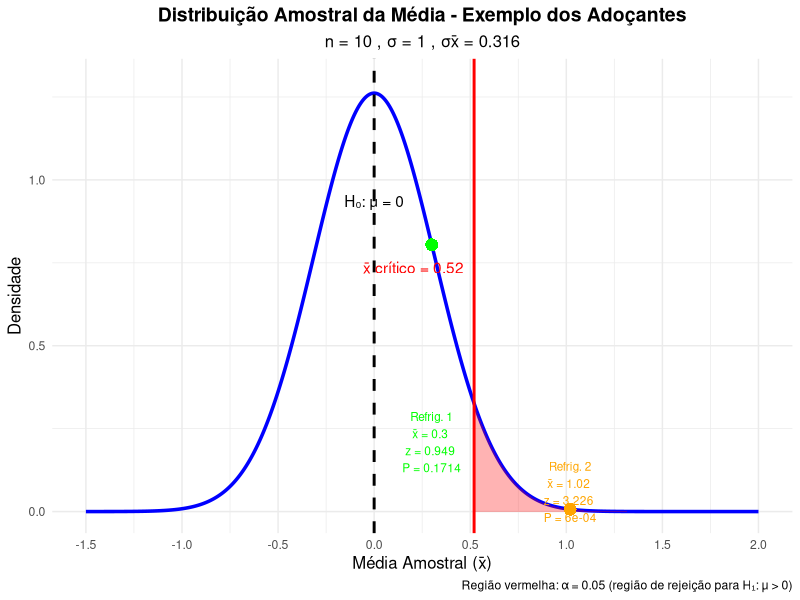
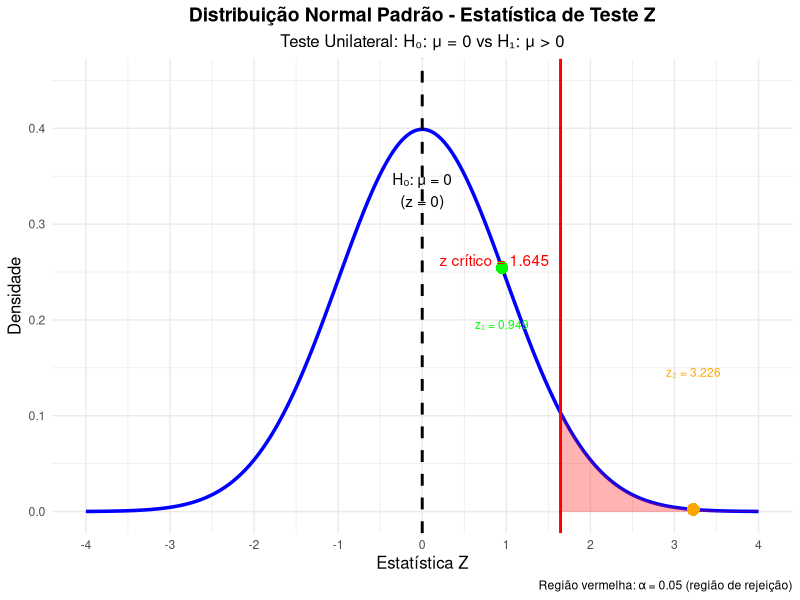

Generate these figures, in order, with R:
## ---- chunk 1
# Exemplo dos Adoçantes de Refrigerante - Distribuição Amostral da Média
# Baseado no Capítulo 17 - Testes de Significância: o Básico

# Parâmetros do problema
mu_0 <- 0        # Hipótese nula: μ = 0 (sem perda de doçura)
sigma <- 1       # Desvio-padrão populacional conhecido
n <- 10          # Tamanho da amostra (10 provadores)
alpha <- 0.05    # Nível de significância

# Desvio-padrão da distribuição amostral
sigma_x_bar <- sigma / sqrt(n)
cat("Desvio-padrão da distribuição amostral:", round(sigma_x_bar, 4), "\n")

# Dados dos dois refrigerantes do exemplo
x_bar_1 <- 0.3   # Primeiro refrigerante
x_bar_2 <- 1.02  # Segundo refrigerante

# Estatísticas de teste Z
z_1 <- (x_bar_1 - mu_0) / sigma_x_bar
z_2 <- (x_bar_2 - mu_0) / sigma_x_bar

cat("\nEstatísticas de teste:")
cat("\nRefrigerante 1: x̄ =", x_bar_1, ", z =", round(z_1, 3))
cat("\nRefrigerante 2: x̄ =", x_bar_2, ", z =", round(z_2, 3), "\n")

# Valores P (teste unilateral: H₁: μ > 0)
p_value_1 <- 1 - pnorm(z_1)
p_value_2 <- 1 - pnorm(z_2)

cat("\nValores P (teste unilateral):")
cat("\nRefrigerante 1: P =", round(p_value_1, 4))
cat("\nRefrigerante 2: P =", round(p_value_2, 4), "\n")

# Valor crítico para α = 0.05 (teste unilateral)
z_critico <- qnorm(1 - alpha)
x_bar_critico <- mu_0 + z_critico * sigma_x_bar

cat("\nRegião crítica:")
cat("\nz crítico =", round(z_critico, 3))
cat("\nx̄ crítico =", round(x_bar_critico, 3), "\n")

# Gráfico da distribuição amostral
library(ggplot2)

# Criar sequência de valores para x̄
x_seq <- seq(-1.5, 2, length.out = 1000)
y_seq <- dnorm(x_seq, mean = mu_0, sd = sigma_x_bar)

# Criar data frame para o gráfico
df <- data.frame(x = x_seq, y = y_seq)

# Região de rejeição (α = 0.05)
x_reject <- seq(x_bar_critico, 2, length.out = 100)
y_reject <- dnorm(x_reject, mean = mu_0, sd = sigma_x_bar)
df_reject <- data.frame(x = x_reject, y = y_reject)

# Criar o gráfico
p <- ggplot(df, aes(x = x, y = y)) +
  geom_line(size = 1.2, color = "blue") +
  
  # Região de rejeição
  geom_area(data = df_reject, aes(x = x, y = y), 
            fill = "red", alpha = 0.3) +
  
  # Linha vertical para H₀: μ = 0
  geom_vline(xintercept = mu_0, linetype = "dashed", 
             color = "black", size = 1) +
  
  # Linha vertical para valor crítico
  geom_vline(xintercept = x_bar_critico, linetype = "solid", 
             color = "red", size = 1) +
  
  # Pontos das médias amostrais observadas
  geom_point(aes(x = x_bar_1, y = dnorm(x_bar_1, mu_0, sigma_x_bar)), 
             color = "green", size = 4, shape = 16) +
  geom_point(aes(x = x_bar_2, y = dnorm(x_bar_2, mu_0, sigma_x_bar)), 
             color = "orange", size = 4, shape = 16) +
  
  # Rótulos e títulos
  labs(
    title = "Distribuição Amostral da Média - Exemplo dos Adoçantes",
    subtitle = paste("n =", n, ", σ =", sigma, ", σx̄ =", round(sigma_x_bar, 3)),
    x = "Média Amostral (x̄)",
    y = "Densidade",
    caption = "Região vermelha: α = 0.05 (região de rejeição para H₁: μ > 0)"
  ) +
  
  # Anotações
  annotate("text", x = mu_0, y = 0.9, 
           label = "H₀: μ = 0", vjust = -0.5, hjust = 0.5) +
  annotate("text", x = x_bar_critico, y = 0.7, 
           label = paste("x̄ crítico =", round(x_bar_critico, 3)), 
           vjust = -0.5, hjust = 1.1, color = "red") +
  annotate("text", x = x_bar_1, y = 0.3, 
           label = paste("Refrig. 1\nx̄ =", x_bar_1, "\nz =", round(z_1, 3), 
                        "\nP =", round(p_value_1, 4)), 
           vjust = 1, hjust = 0.5, color = "green", size = 3) +
  annotate("text", x = x_bar_2, y = 0.15, 
           label = paste("Refrig. 2\nx̄ =", x_bar_2, "\nz =", round(z_2, 3), 
                        "\nP =", round(p_value_2, 4)), 
           vjust = 1, hjust = 0.5, color = "orange", size = 3) +
  
  # Tema
  theme_minimal() +
  theme(
    plot.title = element_text(hjust = 0.5, size = 14, face = "bold"),
    plot.subtitle = element_text(hjust = 0.5, size = 12),
    axis.title = element_text(size = 12),
    legend.position = "none"
  ) +
  
  # Escalas
  scale_x_continuous(breaks = seq(-1.5, 2, 0.5)) +
  ylim(0, 1.3)

# Exibir o gráfico
print(p)

# Gráfico adicional: Distribuição Normal Padrão (escala Z)
z_seq <- seq(-4, 4, length.out = 1000)
y_z_seq <- dnorm(z_seq)
df_z <- data.frame(z = z_seq, y = y_z_seq)

# Região de rejeição na escala Z
z_reject_seq <- seq(z_critico, 4, length.out = 100)
y_z_reject <- dnorm(z_reject_seq)
df_z_reject <- data.frame(z = z_reject_seq, y = y_z_reject)

p_z <- ggplot(df_z, aes(x = z, y = y)) +
  geom_line(size = 1.2, color = "blue") +
  
  # Região de rejeição
  geom_area(data = df_z_reject, aes(x = z, y = y), 
            fill = "red", alpha = 0.3) +
  
  # Linha vertical para z = 0
  geom_vline(xintercept = 0, linetype = "dashed", 
             color = "black", size = 1) +
  
  # Linha vertical para z crítico
  geom_vline(xintercept = z_critico, linetype = "solid", 
             color = "red", size = 1) +
  
  # Pontos das estatísticas Z observadas
  geom_point(aes(x = z_1, y = dnorm(z_1)), 
             color = "green", size = 4, shape = 16) +
  geom_point(aes(x = z_2, y = dnorm(z_2)), 
             color = "orange", size = 4, shape = 16) +
  
  # Rótulos e títulos
  labs(
    title = "Distribuição Normal Padrão - Estatística de Teste Z",
    subtitle = "Teste Unilateral: H₀: μ = 0 vs H₁: μ > 0",
    x = "Estatística Z",
    y = "Densidade",
    caption = "Região vermelha: α = 0.05 (região de rejeição)"
  ) +
  
  # Anotações
  annotate("text", x = 0, y = 0.3, 
           label = "H₀: μ = 0\n(z = 0)", vjust = -0.5, hjust = 0.5) +
  annotate("text", x = z_critico, y = 0.25, 
           label = paste("z crítico =", round(z_critico, 3)), 
           vjust = -0.5, hjust = 1.1, color = "red") +
  annotate("text", x = z_1, y = 0.2, 
           label = paste("z₁ =", round(z_1, 3)), 
           vjust = 1, hjust = 0.5, color = "green", size = 3) +
  annotate("text", x = z_2, y = 0.15, 
           label = paste("z₂ =", round(z_2, 3)), 
           vjust = 1, hjust = 0.5, color = "orange", size = 3) +
  
  # Tema
  theme_minimal() +
  theme(
    plot.title = element_text(hjust = 0.5, size = 14, face = "bold"),
    plot.subtitle = element_text(hjust = 0.5, size = 12),
    axis.title = element_text(size = 12)
  ) +
  
  # Escalas
  scale_x_continuous(breaks = seq(-4, 4, 1)) +
  ylim(0, 0.45)

# Exibir o segundo gráfico
print(p_z)

# Resumo dos resultados
cat("\n" , rep("=", 50), "\n")
cat("RESUMO DOS RESULTADOS\n")
cat(rep("=", 50), "\n")
cat("Teste: H₀: μ = 0 vs H₁: μ > 0 (unilateral)\n")
cat("Nível de significância: α =", alpha, "\n")
cat("Valor crítico: z =", round(z_critico, 3), ", x̄ =", round(x_bar_critico, 3), "\n\n")

cat("REFRIGERANTE 1:\n")
cat("  Média amostral: x̄ =", x_bar_1, "\n")
cat("  Estatística Z: z =", round(z_1, 3), "\n")
cat("  Valor P:", round(p_value_1, 4), "\n")
cat("  Conclusão:", ifelse(p_value_1 < alpha, "Rejeita H₀", "Não rejeita H₀"), "\n")
cat("  Interpretação:", ifelse(p_value_1 < alpha, 
                              "Evidência significativa de perda de doçura", 
                              "Não há evidência significativa de perda de doçura"), "\n\n")

cat("REFRIGERANTE 2:\n")
cat("  Média amostral: x̄ =", x_bar_2, "\n")
cat("  Estatística Z: z =", round(z_2, 3), "\n")
cat("  Valor P:", round(p_value_2, 4), "\n")
cat("  Conclusão:", ifelse(p_value_2 < alpha, "Rejeita H₀", "Não rejeita H₀"), "\n")
cat("  Interpretação:", ifelse(p_value_2 < alpha, 
                              "Evidência significativa de perda de doçura", 
                              "Não há evidência significativa de perda de doçura"), "\n")
